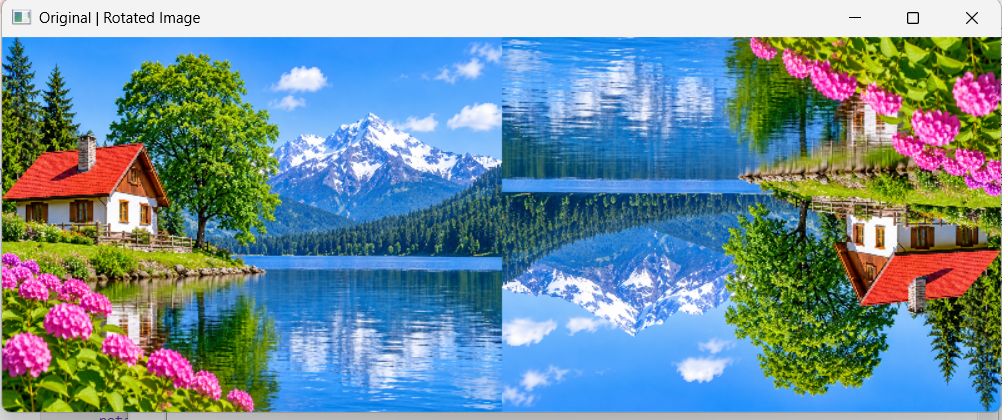
#> input picture exp.11.png, 1002 x 420 px
$ python '25. Watch Recognition Using Object Recognition.py'
#> lines starting #> are read from the running program, lines starting #| are printed output that depends on the picture
import cv2
import numpy as np
from tkinter import Tk, filedialog

root = Tk()
root.withdraw()

path = filedialog.askopenfilename()
#> the answer given: exp.11.png

img = cv2.imread(path)
#> img is the input picture: shape (420, 1002, 3); mean B, G, R 152.9, 141.6, 111.8

if img is not None:

    gray = cv2.cvtColor(img, cv2.COLOR_BGR2GRAY)
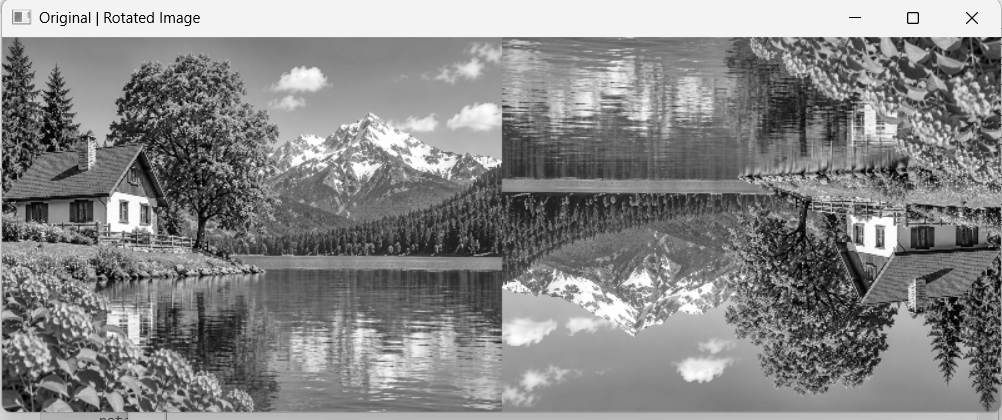
#> gray: shape (420, 1002); min 0, max 255, mean 134

    edges = cv2.Canny(gray, 100, 200)
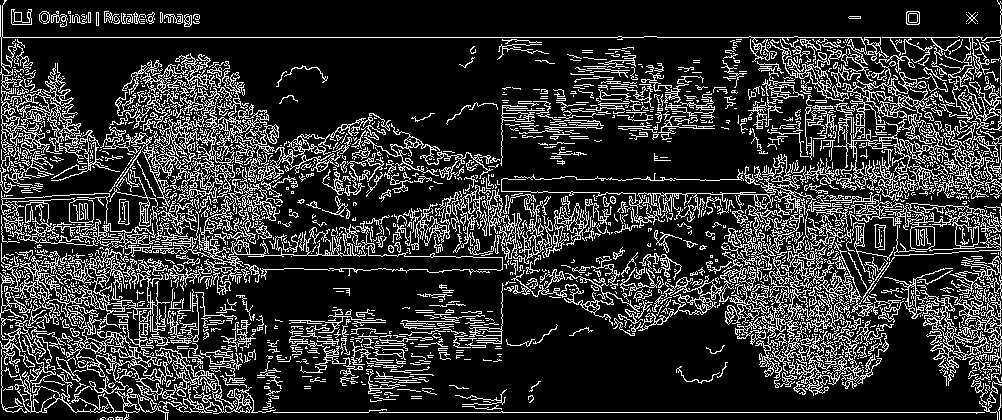
#> edges: shape (420, 1002); 19.3% white in thin lines or dots

    original = cv2.resize(img, (400, 300))
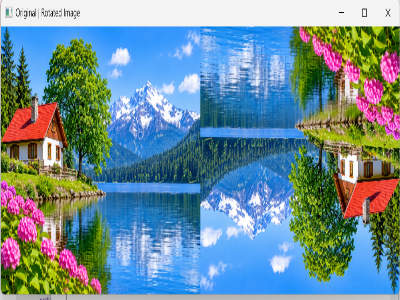
#> original: shape (300, 400, 3); mean B, G, R 152.8, 141.6, 111.7
    processed = cv2.cvtColor(edges, cv2.COLOR_GRAY2BGR)
#> processed: shape (420, 1002, 3); 19.3% white in thin lines or dots
    processed = cv2.resize(processed, (400, 300))
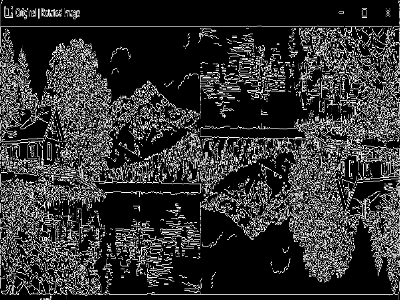
#> processed: shape (300, 400, 3); min 0, max 255, mean 49.4

    result = np.hstack((original, processed))
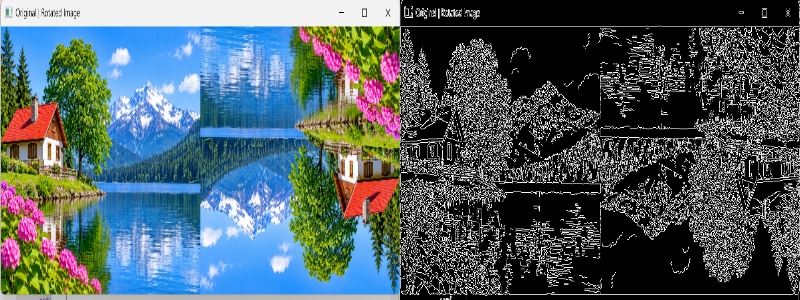
#> result: shape (300, 800, 3); mean B, G, R 101.1, 95.5, 80.5

    cv2.imshow("Original Image | Object Detection", result)

    cv2.waitKey(0)
    cv2.destroyAllWindows()

else:
    print("Image not selected!")

$ run again, on exp.13.png
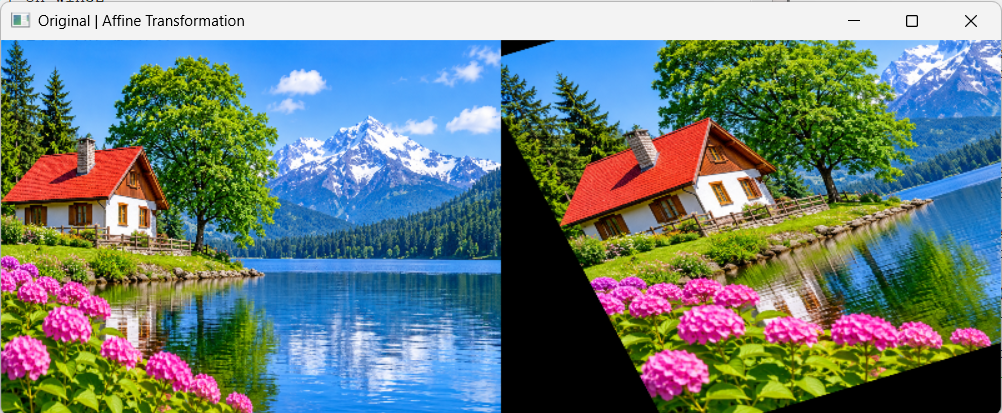
#> input picture exp.13.png, 1002 x 413 px
#> img is the input picture: shape (413, 1002, 3); mean B, G, R 123.3, 126, 107.7
#> `edges = cv2.Canny(gray, 100, 200)`:
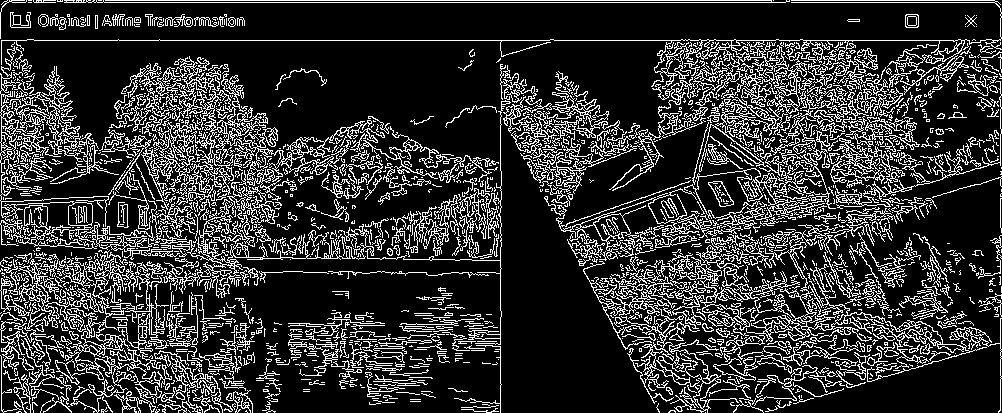
#> edges: shape (413, 1002); 19.9% white in thin lines or dots
#> `result = np.hstack((original, processed))`:
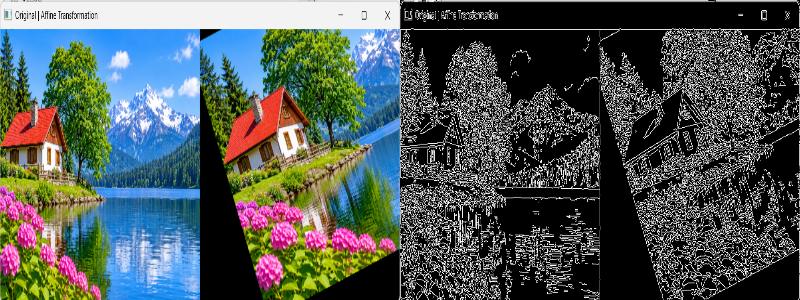
#> result: shape (300, 800, 3); mean B, G, R 87, 88.4, 79.2
